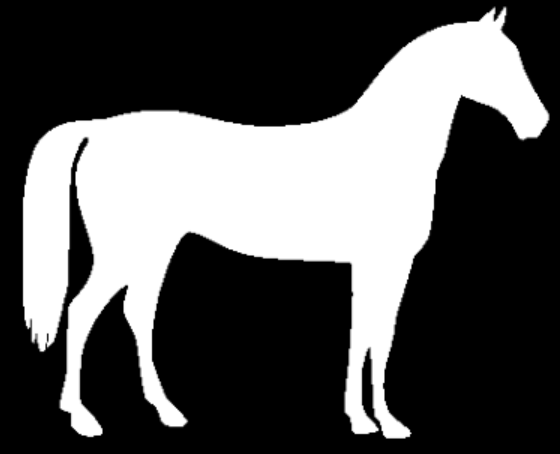
#> input picture hourse.png, 560 x 454 px
$ jupyter execute 19.media_axis.ipynb
#> lines starting #> are read from the running program, lines starting #| are printed output that depends on the picture; after the words box and inside, x2 and y2 are one past the last pixel; in counts of white or black regions, pixels touching at a corner belong together
[cell 1]
import numpy as np
import cv2
import matplotlib.pyplot as plt
from skimage.morphology import medial_axis
from skimage.draw import disk
from scipy.ndimage import distance_transform_edt
from skimage import io, color, morphology

def reconstruct_contour(skeleton, distance_map):
    # 获取中轴线上的坐标
    skeleton_points = np.transpose(np.nonzero(skeleton))

    # 根据距离变换获取每个中轴线点的宽度
    widths = distance_map[skeleton_points[:, 0], skeleton_points[:, 1]]

    # 初始化空白图像
    reconstructed_contour = np.zeros_like(skeleton, dtype=np.uint8)

    # 对每个中轴线点，根据宽度画圆
    for point, width in zip(skeleton_points, widths):
        rr, cc = disk((point[0], point[1]), radius=int(width))
        # 防止索引越界
        rr = np.clip(rr, 0, reconstructed_contour.shape[0] - 1)
        cc = np.clip(cc, 0, reconstructed_contour.shape[1] - 1)
        reconstructed_contour[rr, cc] = 1

    return reconstructed_contour

# 创建一个示例二进制图像
image = cv2.imread('./hourse.png', cv2.IMREAD_GRAYSCALE)
#> image is the input picture: shape (454, 560); min 0, max 255, mean 87.5
# 二值化处理
ret, image_ = cv2.threshold(image, 127, 255, cv2.THRESH_BINARY)
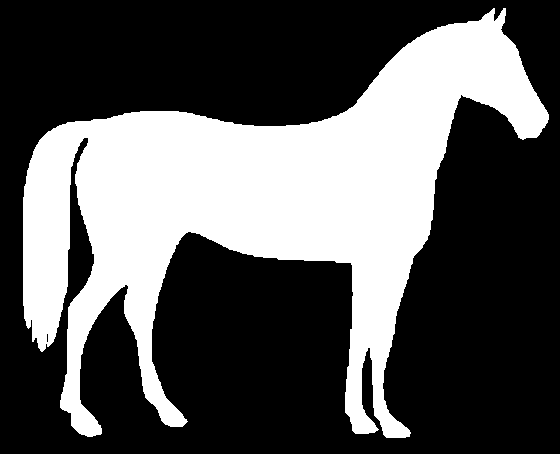
#> image_: shape (454, 560); 34.3% white; 1 white region, box (x1, y1, x2, y2) and area: (23, 8, 549, 438) 87319

# 定义膨胀和腐蚀的结构元素
selem = morphology.disk(radius=1)

# 膨胀操作，增加边缘区域
image = morphology.dilation(image_, selem)
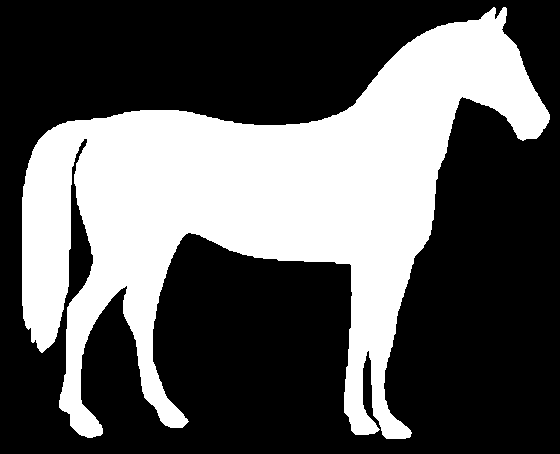
#> image: shape (454, 560); 35.5% white; 1 white region, box (x1, y1, x2, y2) and area: (22, 7, 550, 439) 90227

# 腐蚀操作，减小边缘区域
image = morphology.erosion(image, selem)
#> image: shape (454, 560); 34.4% white; 1 white region, box (x1, y1, x2, y2) and area: (23, 8, 549, 438) 87359

# 计算中轴线和距离变换
skel, distance_map = medial_axis(image, return_distance=True)
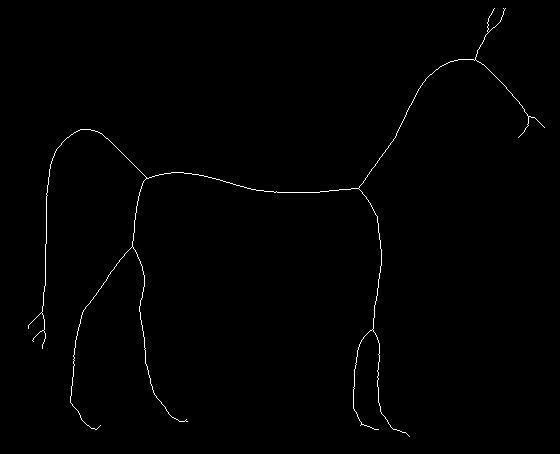
#> skel: shape (454, 560) bool; 0.66% white in thin lines or dots, all inside (x1, y1, x2, y2) = (28, 8, 545, 437)
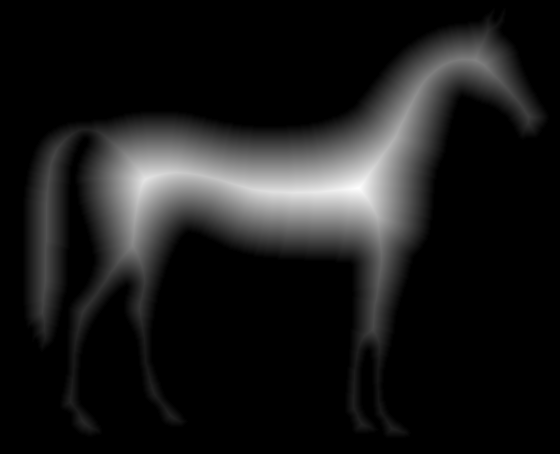
#> distance_map: shape (454, 560) float64; min 0, max 75.54, mean 7.8; drawn with min black and max white

# 从中轴线还原轮廓
reconstructed_contour = reconstruct_contour(skel, distance_map)
#> in reconstruct_contour, `skeleton_points = np.transpose(np.nonzero(skeleton))`: skeleton_points = 1684 pairs, first value 8 to 436, second value 28 to 544
#> in reconstruct_contour, `widths = distance_map[skeleton_points[:, 0], skeleton_points[:, 1]]`: widths = 1684 values, max 75.54 at index 586, min 1 at index 0, mean 27.64
#> the loop in reconstruct_contour, `for point, width in zip(skeleton_points, widths):` made 1684 passes
#> (point, width) on passes 13, 14, 16: ([13, 503], 3), ([14, 491], 3), ([15, 490], 3.61)
#> after the loop in reconstruct_contour, `for point, width in zip(skeleton_points, widths):`:
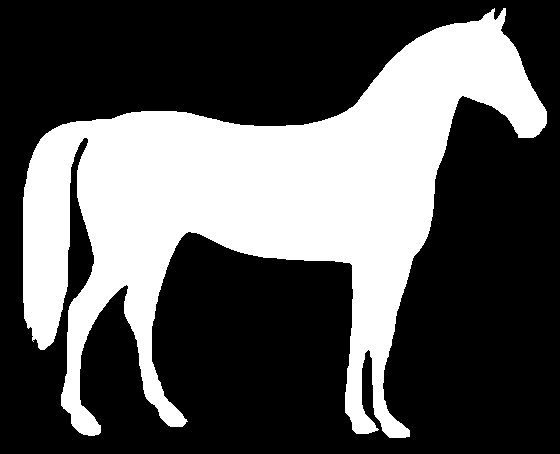
#> reconstructed_contour: shape (454, 560); values 0 (black) and 1 (white), 34.1% white; 1 white region, box (x1, y1, x2, y2) and area: (23, 8, 547, 438) 86800

# 绘制结果
fig, (ax1, ax2, ax3) = plt.subplots(1, 3, figsize=(12, 4))

ax1.imshow(image_, cmap=plt.cm.gray, interpolation='nearest')
ax1.set_title('Original Image')

ax2.imshow(skel, cmap=plt.cm.gray, interpolation='nearest')
ax2.set_title('Medial Axis')

ax3.imshow(reconstructed_contour, cmap=plt.cm.gray, interpolation='nearest')
ax3.set_title('Reconstructed Contour')

plt.show()
